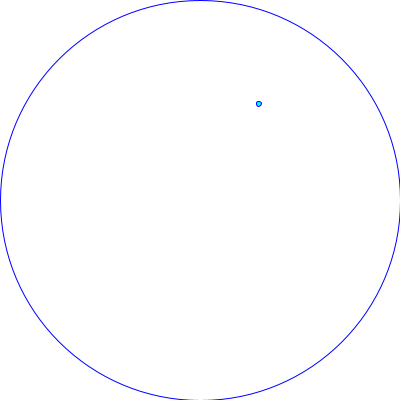
Frame 1 (no input)
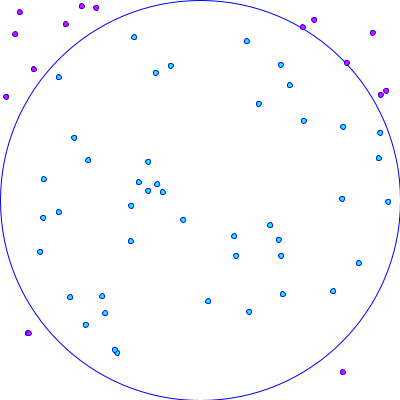
Frame 60 (the mouse pressed at the canvas centre just before this capture)
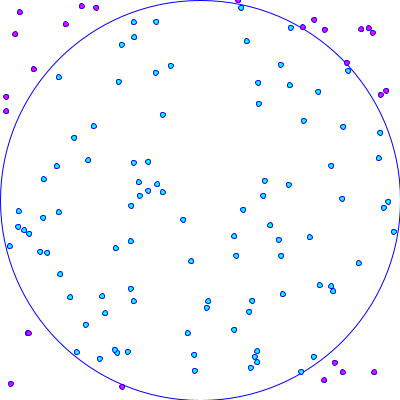
Frame 120 (the mouse held since frame 60 and released just before this capture)

The Processing sketch that drew these frames (run headless with seeded random() and noise(); from frame 60 on, the mouse is pressed at the canvas centre):

// Processing sketch: ObliczenieLiczbyPi
// ── ObliczenieLiczbyPi.pde

int wKolku=0;
int wKwadracie=0;
void setup(){
   size(400,400);
   background(255);
   stroke(0,0,255);
   ellipse(200,200,400,400);  
   frameRate(60);
}

void draw(){
  float x=random(400);
  float y=random(400);
  if(jestWKolku(x,y,200)){
    fill(0,255,255);
    wKolku+=1;
    wKwadracie+=1;
  }
  else{
    fill(255,0,255);
    wKwadracie+=1;
  }
  ellipse(x,y,5,5);
  
  println("wKwadracie="+wKwadracie+" pi "+policzPi());
}

boolean jestWKolku(float x, float y, float r){
   float p = sqrt((x-r)*(x-r)+(y-r)*(y-r)); 
   if(p<r){
      return true; 
   }
   else{
      return false; 
   }
}

double policzPi(){
   return ((double)wKolku/(double)wKwadracie)*4.0; 
}
